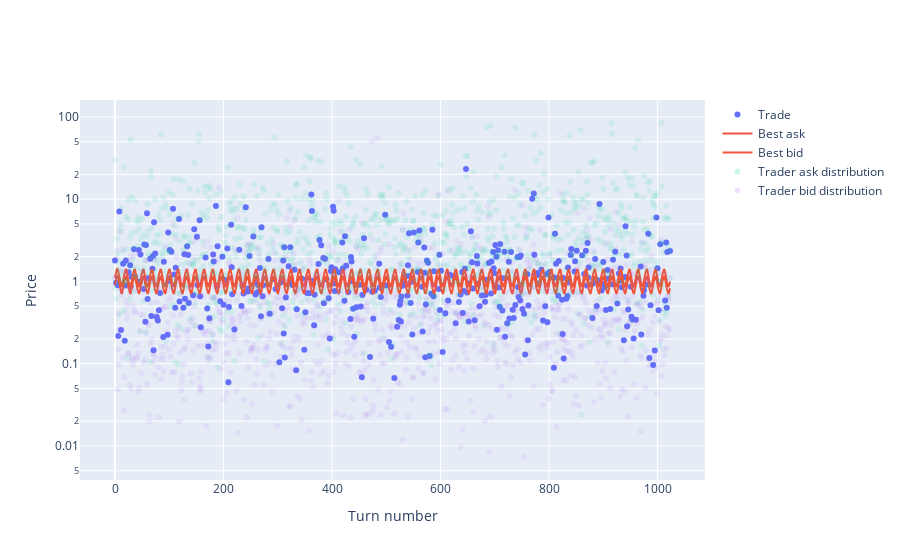

Notebook cell for this chart:
### Code cell
trades_plot(turn_results)

### Figure 1 — Plotly figure (JSON) as saved in the notebook; plotly's stock layout.template omitted (floating-point values rounded to 4 significant figures; data arrays with more than 128 entries replaced by an {"elided": "..."} marker saying what was removed)
{"data": [{"marker": {"color": "#636EFA"}, "mode": "markers", "name": "Trade", "type": "scatter", "x": {"elided": "378 int values"}, "y": {"elided": "378 float values"}}, {"marker": {"color": "#EF553B"}, "name": "Best ask", "type": "scatter", "y": {"elided": "1024 float values"}}, {"marker": {"color": "#EF553B"}, "name": "Best bid", "type": "scatter", "y": {"elided": "1024 float values"}}, {"marker": {"color": "#00CC96", "opacity": 0.1}, "mode": "markers", "name": "Trader ask distribution", "type": "scatter", "x": {"elided": "1024 int values"}, "y": {"elided": "1024 float values"}}, {"marker": {"color": "#AB63FA", "opacity": 0.1}, "mode": "markers", "name": "Trader bid distribution", "type": "scatter", "x": {"elided": "1024 int values"}, "y": {"elided": "1024 float values"}}], "layout": {"xaxis": {"title": {"text": "Turn number"}}, "yaxis": {"title": {"text": "Price"}, "type": "log"}}}
